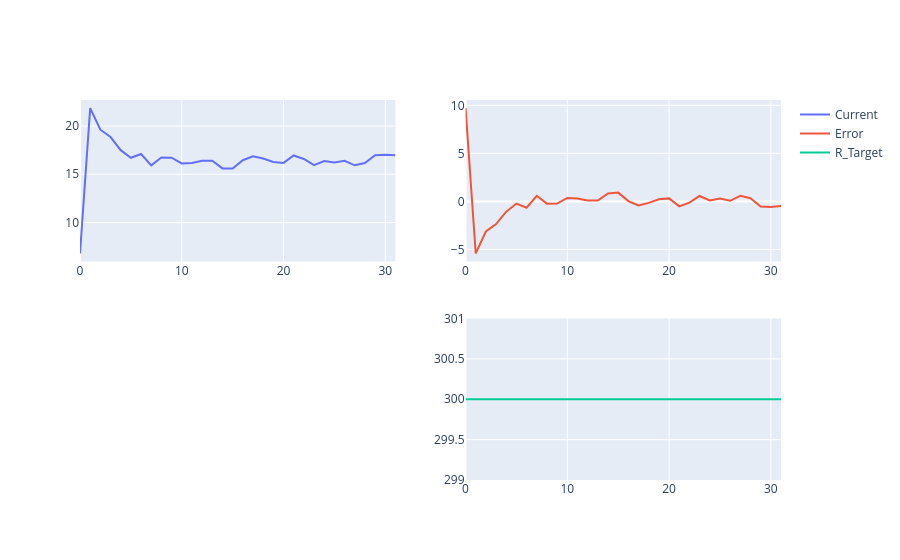

Write notebook code for a chart like this one.
### Code cell
archivo_salida = f"datos.csv"

df = pd.read_csv(archivo_salida)
x_min = 0
x_max = len(df) - 1
fig = make_subplots(rows=2, cols=2)
fig.add_trace(go.Scatter(x=df.index[x_min:x_max+1], y=df["Current"][x_min:x_max+1], name="Current"), row=1, col=1)
# fig.add_trace(go.Scatter(x=df.index[x_min:x_max+1], y=df["Resistance"][x_min:x_max+1], name="Resistance"), row=1, col=2)
fig.add_trace(go.Scatter(x=df.index[x_min:x_max+1], y=df["Error"][x_min:x_max+1], name="Error"), row=1, col=2)
# fig.add_trace(go.Scatter(x=df.index[x_min:x_max+1], y=df["Resistance"][x_min:x_max+1], name="Resistance"), row=2, col=1)
fig.add_trace(go.Scatter(x=df.index[x_min:x_max+1], y=df["R_Target"][x_min:x_max+1], name="R_Target"), row=2, col=2)

### Figure 1 — Plotly figure (JSON) as saved in the notebook; plotly's stock layout.template omitted (floating-point values rounded to 4 significant figures)
{"data": [{"name": "Current", "type": "scatter", "x": [0, 1, 2, 3, 4, 5, 6, 7, 8, 9, 10, 11, 12, 13, 14, 15, 16, 17, 18, 19, 20, 21, 22, 23, 24, 25, 26, 27, 28, 29, 30, 31], "xaxis": "x", "y": [6.8, 21.86, 19.62, 18.86, 17.5, 16.71, 17.1, 15.92, 16.74, 16.72, 16.13, 16.18, 16.39, 16.41, 15.61, 15.6, 16.46, 16.86, 16.64, 16.28, 16.18, 16.95, 16.59, 15.94, 16.37, 16.22, 16.39, 15.93, 16.17, 16.97, 17.03, 16.98], "yaxis": "y"}, {"name": "Error", "type": "scatter", "x": [0, 1, 2, 3, 4, 5, 6, 7, 8, 9, 10, 11, 12, 13, 14, 15, 16, 17, 18, 19, 20, 21, 22, 23, 24, 25, 26, 27, 28, 29, 30, 31], "xaxis": "x2", "y": [9.72, -5.41, -3.13, -2.35, -1.07, -0.22, -0.65, 0.59, -0.23, -0.22, 0.36, 0.3, 0.09, 0.09, 0.83, 0.92, 0.04, -0.41, -0.15, 0.23, 0.32, -0.51, -0.13, 0.57, 0.11, 0.31, 0.07, 0.59, 0.33, -0.52, -0.58, -0.46], "yaxis": "y2"}, {"name": "R_Target", "type": "scatter", "x": [0, 1, 2, 3, 4, 5, 6, 7, 8, 9, 10, 11, 12, 13, 14, 15, 16, 17, 18, 19, 20, 21, 22, 23, 24, 25, 26, 27, 28, 29, 30, 31], "xaxis": "x4", "y": [300, 300, 300, 300, 300, 300, 300, 300, 300, 300, 300, 300, 300, 300, 300, 300, 300, 300, 300, 300, 300, 300, 300, 300, 300, 300, 300, 300, 300, 300, 300, 300], "yaxis": "y4"}], "layout": {"xaxis": {"anchor": "y", "domain": [0, 0.45]}, "xaxis2": {"anchor": "y2", "domain": [0.55, 1]}, "xaxis3": {"anchor": "y3", "domain": [0, 0.45]}, "xaxis4": {"anchor": "y4", "domain": [0.55, 1]}, "yaxis": {"anchor": "x", "domain": [0.575, 1]}, "yaxis2": {"anchor": "x2", "domain": [0.575, 1]}, "yaxis3": {"anchor": "x3", "domain": [0, 0.425]}, "yaxis4": {"anchor": "x4", "domain": [0, 0.425]}}}
